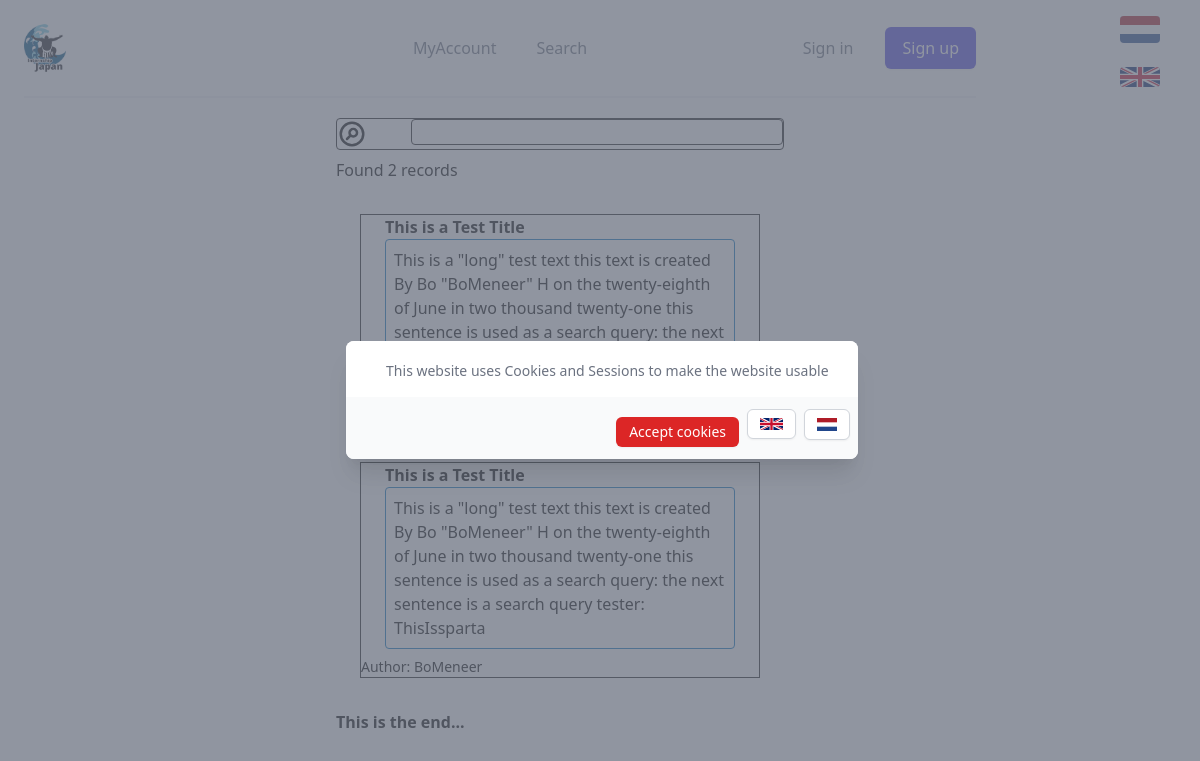
Screenshot of /search.php with the database file from the repository.
### tables this page shows
CREATE TABLE `boarddat` (
  `boardid` int(100) NOT NULL, `boardtitle` varchar(300) NOT NULL, `boarddesc` varchar(10000) NOT NULL, `boardauthor` varchar(1000) NOT NULL);

### search.php (the view, shortened to what this page needs)
<?php
include_once "scripts/phpstatic/header.php";
include_once "scripts/phpstatic/welcome.php";
function search($sitem,$rtrn)
{
    $dblogin = gdbname();
    $dbdata = explode(";", $dblogin);
    $conn = new PDO("mysql:host=$dbdata[0];dbname=$dbdata[1]", $dbdata[2], $dbdata[3]);
    $conn->setAttribute(PDO::ATTR_ERRMODE, PDO::ERRMODE_EXCEPTION);
    $sitem = "%$sitem%";
    $query = $conn->prepare("SELECT * FROM boarddat WHERE boarddesc LIKE :input");
    $query->bindParam(':input', $sitem);
    $query->execute();
    $result = $query->FetchAll(PDO::FETCH_ASSOC);
    $amount = $query->rowCount();
    if($rtrn == 0){
        return $result.";".$amount;
    }
    elseif($rtrn == 1){
        return $result;
    }
}
$chsum = 0;
$sres = explode(";",search($_GET['search'],0));
$amount = $sres[1];
$sting = search($_GET['search'],1);
echo('
<div class="justify-center flex pt-3">
    <div class="max-w-md w-full space-y-8">
        <div id="searchbar" class="w-auto h-auto py-2">
                <div id="searchitem" class="border border-ijp-4 rounded">
                <input id="searchbox" class=" border border-ijp-4 rounded w-5/6 float-right"/>
                <img onclick="clikr(1)" src="assets/img/search.svg" width="30px" alt="search logo">
                </div>
            </div>
');
echo("Found " . $amount . " records");
if ($amount < 1) {
    echo('<p class=" mt-2 font-semibold">Could not find a record based on your information :(</p>');
} else {
    while ($chsum < $amount) {
        $boardtitle = base64_decode($sting[$chsum]["boardtitle"]);
        $boarddesc = $sting[$chsum]["boarddesc"];
        $boardauthor = base64_decode($sting[$chsum]["boardauthor"]);
        echo('
    <div class="w-auto h-auto m-6 border border-ijp-4">
    <p class="mx-6 font-semibold">' . $boardtitle . '</p>
        <div class="cards-desc border rounded border-ijp-2 w-auto h-auto mx-6 mb-2 p-2" id="card-desc' . ($chsum + 1) . '">
            <p>' . $boarddesc . '</p>
        </div>
    <p class="text-sm">Author: ' . $boardauthor . '</p>
    </div>
');
        $chsum++;
    }
    echo('<p class="font-semibold">This is the end...</p>');
}
include_once "scripts/phpstatic/underscr.php";

### rows the page displays
boarddat: boardtitle "This is a Test Title", boarddesc "This is a \"long\" test text this text is created By Bo \"BoMeneer\" H on the twenty-eighth of June in two thousand twenty-one this sentence is used as a search query: the next…"
boarddat: boardtitle "This is a Test Title", boarddesc "This is a \"long\" test text this text is created By Bo \"BoMeneer\" H on the twenty-eighth of June in two thousand twenty-one this sentence is used as a search query: the next sentence is a search query tester: ThisIssparta", boardauthor "BoMeneer"

### other values shown
$amount "2"
